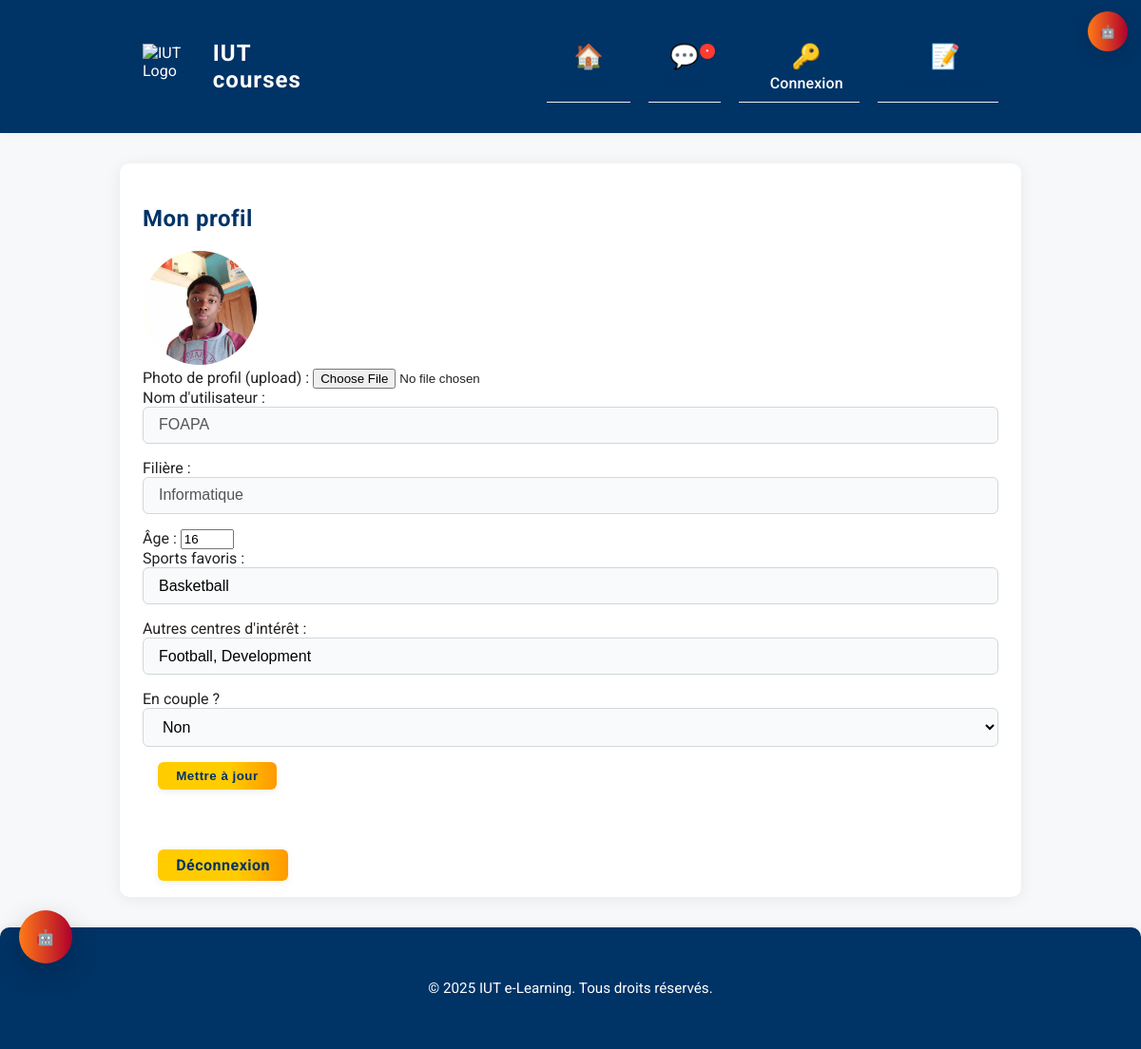
The app's page /profile?user_id=1 with its own data.
### tables this page shows
CREATE TABLE users (
    id INTEGER PRIMARY KEY AUTOINCREMENT,
    nom TEXT NOT NULL,
    prenom TEXT NOT NULL,
    matricule TEXT UNIQUE NOT NULL,
    email TEXT UNIQUE NOT NULL,
    password TEXT NOT NULL,
    role TEXT NOT NULL,
    filiere TEXT
, photo TEXT, age INTEGER, sports TEXT, autres TEXT, has_paid INTEGER DEFAULT 0, pending_payment INTEGER DEFAULT 0, balance REAL DEFAULT 0);

### app.py (the view, shortened to what this page needs)
@app.route("/profile", methods=["GET", "POST"])
def profile():
    user_id = request.args.get("user_id")
    if not user_id:
        if "user_id" not in session:
            return redirect(url_for("login"))
        user_id = session["user_id"]
    conn = get_db_connection()
    user = conn.execute("SELECT * FROM users WHERE id=?", (user_id,)).fetchone()
    conn.close()
    return render_template("profile.html", user=user)

### app.py (called while the page is built)
def get_openai_api_key():
    key = None
    try:
        key = app.config.get('OPENAI_API_KEY')
    except Exception:
        key = None
    if not key:
        key = globals().get('OPENAI_API_KEY')
    if not key:
        key = os.getenv('OPENAI_API_KEY')
    if not key:
        key = getattr(openai, 'api_key', None)
    return key

def get_db_connection():
    conn = sqlite3.connect(os.path.join(os.path.dirname(__file__), 'database', 'iut_courses.db'))
    conn.row_factory = sqlite3.Row
    return conn

@app.context_processor
def inject_admin_status():
    return {'openai_key_configured': bool(get_openai_api_key())}

### templates/profile.html (shortened to what this page needs)
{% extends "base.html" %}
{% block content %}
<h2>Mon profil</h2>
<div class="profile-block">
    <form method="post" class="profile-form" enctype="multipart/form-data">
        <div class="profile-photo">
            {% if user['photo'] %}
                <img src="{{ url_for('static', filename='uploads/' ~ user['photo']) }}" alt="Photo de profil" style="width:120px;height:120px;border-radius:50%;object-fit:cover;">
            {% else %}
                <img src="https://ui-avatars.com/api/?name={{ user['nom'] }}" alt="Avatar" style="width:120px;height:120px;border-radius:50%;object-fit:cover;">
            {% endif %}
        </div>
        <label>Photo de profil (upload) :</label>
        <input type="file" name="photo_file" accept="image/*"><br>
        <label>Nom d'utilisateur :</label>
        <input type="text" value="{{ user['nom'] }}" disabled><br>
        <label>Filière :</label>
        <input type="text" value="{{ user['filiere'] }}" disabled><br>
        <label>Âge :</label>
        <input type="number" name="age" value="{{ user['age'] or '' }}" min="15" max="99"><br>
        <label>Sports favoris :</label>
        <input type="text" name="sports" value="{{ user['sports'] or '' }}"><br>
        <label>Autres centres d'intérêt :</label>
        <input type="text" name="autres" value="{{ user['autres'] or '' }}"><br>
        <label>En couple ?</label>
        <select name="en_couple" id="en_couple" onchange="showWhatsappField()">
            <option value="non" {% if user['en_couple'] == "non" %}selected{% endif %}>Non</option>
        </select>
        <button type="submit" class="btn">Mettre à jour</button>
    </form> <br><br>
    <div style="margin-top:2rem;">
        <a href="{{ url_for('logout') }}" class="btn btn-danger">Déconnexion</a>
    </div>
</div>
{% endblock %}

### static/style.css (style rules this page uses)
.btn, .btn-secondary { position: relative; overflow: hidden; }
h1, h2, h3, h4, h5 { font-family: 'Roboto', Arial, sans-serif; font-weight: 700; letter-spacing: 0.5px; }
.input-text, input[type="text"], input[type="email"], input[type="password"], select { width: 100%; padding: 0.6rem 1rem; border: 1.5px solid #cfd8dc; border-radius: 6px; margin-bottom: 1rem; font-size: 1rem; background: #f9fafb; transition: border 0.2s, box-shadow 0.2s; box-sizing: border-box; }
body { font-family: 'Roboto', Arial, sans-serif; background: #f6f8fa; margin: 0; color: #222; }
.btn { background: linear-gradient(90deg, #ffcc00 60%, #ff9900 100%); color: #003366; border: none; padding: 0.45rem 1.2rem; border-radius: 6px; font-weight: 700; margin-left: 1rem; cursor: pointer; text-decoration: none; box-shadow: 0 2px 8px rgba(0,0,0,0.07); transition: background 0.2s, color 0.2s, transform 0.15s; letter-spacing: 0.5px; }
h1, h2, h3 { color: #003366; }

### records on screen
users: photo (picture), nom "FOAPA", filiere "Informatique", age "16", sports "Basketball", autres "Football, Development"
